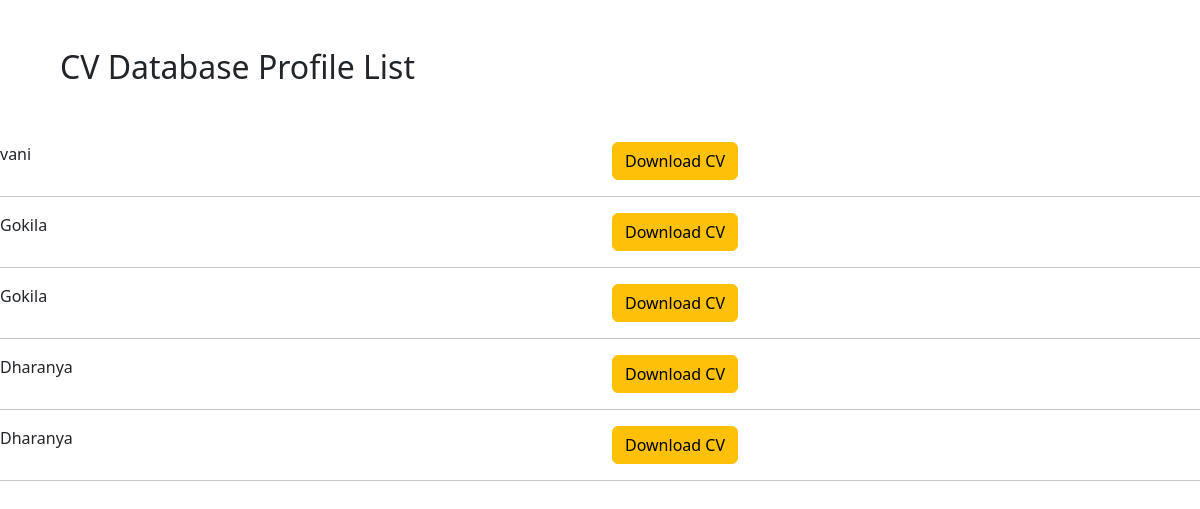
The page /list/ on the database as committed earlier.
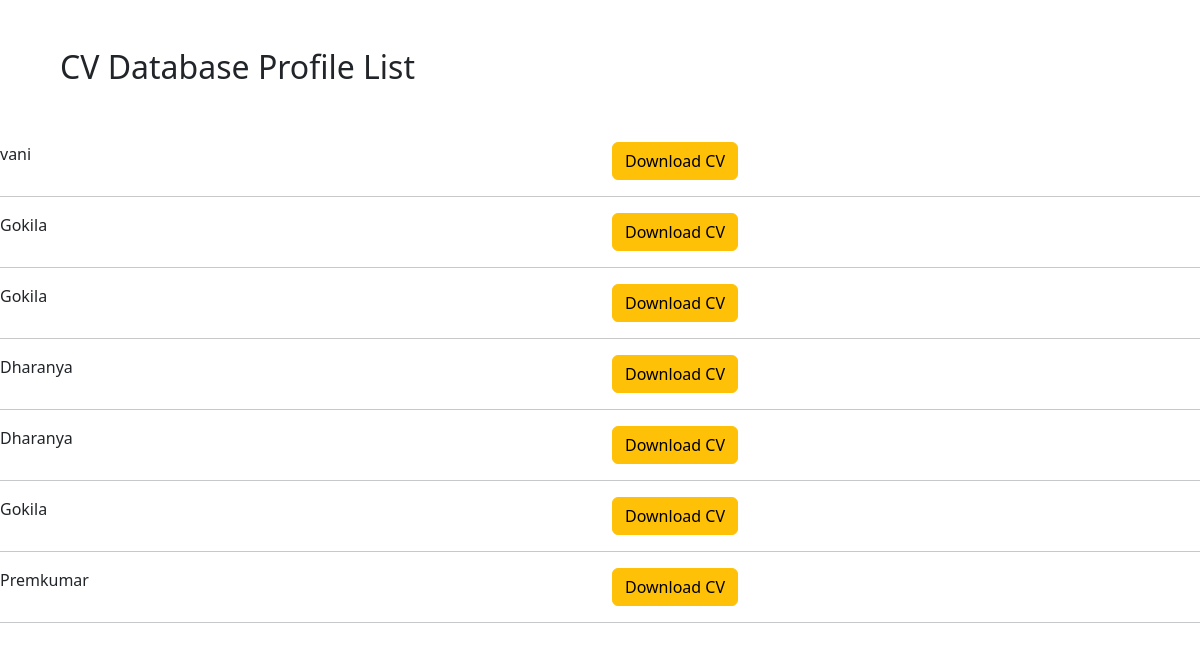
The same page on the database as committed later.
### cv/models.py (models this page shows, shortened)
class Profile(models.Model):
    name=models.CharField(max_length=200)
    email=models.CharField(max_length=200)
    phone=models.CharField(max_length=200)
    summary=models.TextField(max_length=2000)
    degree=models.CharField(max_length=200)
    school=models.CharField(max_length=200)
    university=models.CharField(max_length=200)
    previous_work=models.CharField(max_length=1000)
    skills=models.CharField(max_length=1000)

### cv/views.py (the view)
# urls.py: path("list/",views.list,name="list"),
def list(request):
    profiles=Profile.objects.all()
    return render(request,'cv/list.html',{'profiles':profiles})

### cv/templates/cv/list.html (shortened to what this page needs)
<!DOCTYPE html>
<html lang="en">
<head>
    <link href="https://cdn.jsdelivr.net/npm/bootstrap@5.3.5/dist/css/bootstrap.min.css" rel="stylesheet">
</head>
<body>
    <div class="conatainer">
        <div class="row m-5">
            <div class="col-md-12">
                <h2>CV Database Profile List</h2>
            </div>
        </div>
        {% for profile in profiles %}
            <div class="row">
                <div class="col-md-6">
                    {{profile.name}}
                </div>
                <div class="col-md-6">
                    <a href="/{{profile.id}}" class="btn btn-warning">Download CV</a>
                </div>
            </div>
            <hr>
        {% endfor %}
    </div>
</body>
</html>

Rows that differ between the two databases and show on the page:
added Profile: name "Gokila"
added Profile: name "Premkumar"
